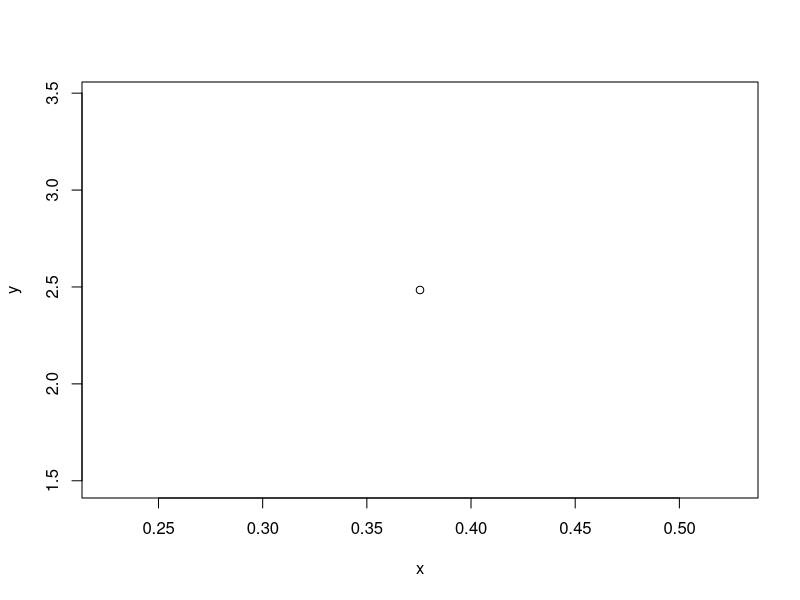
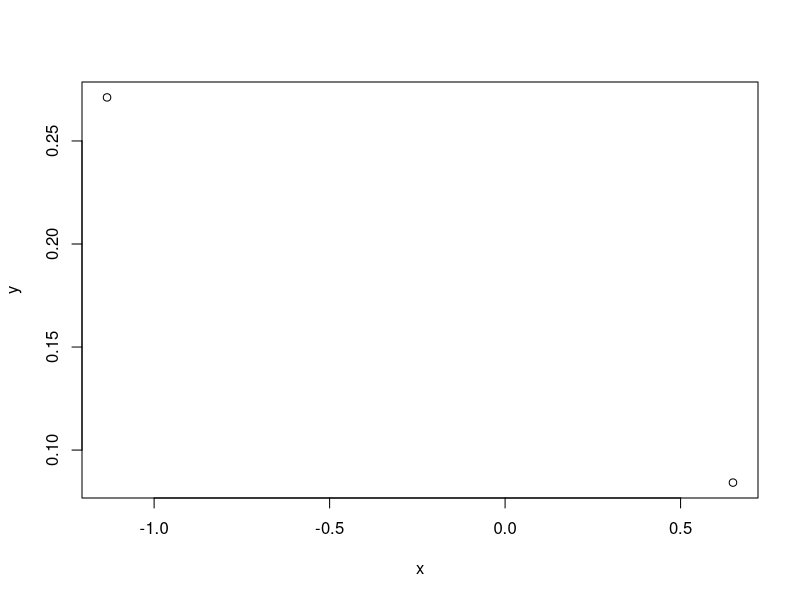
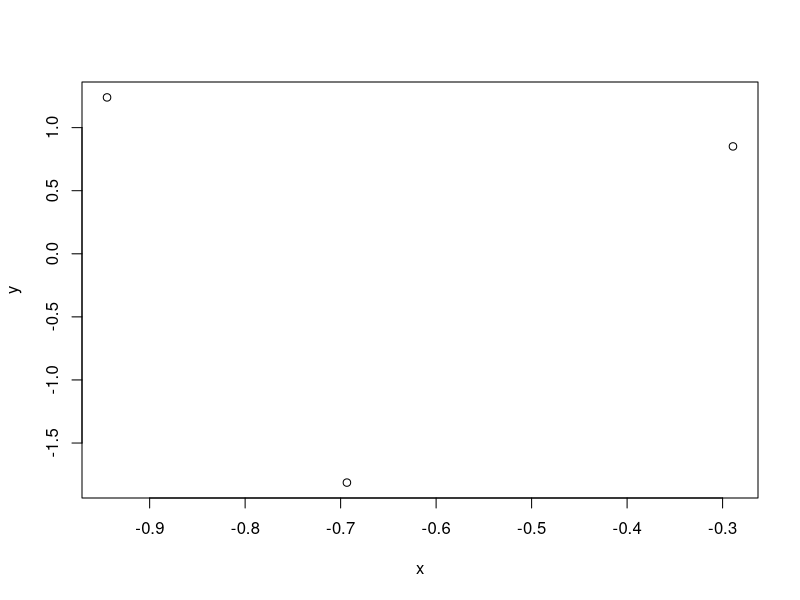
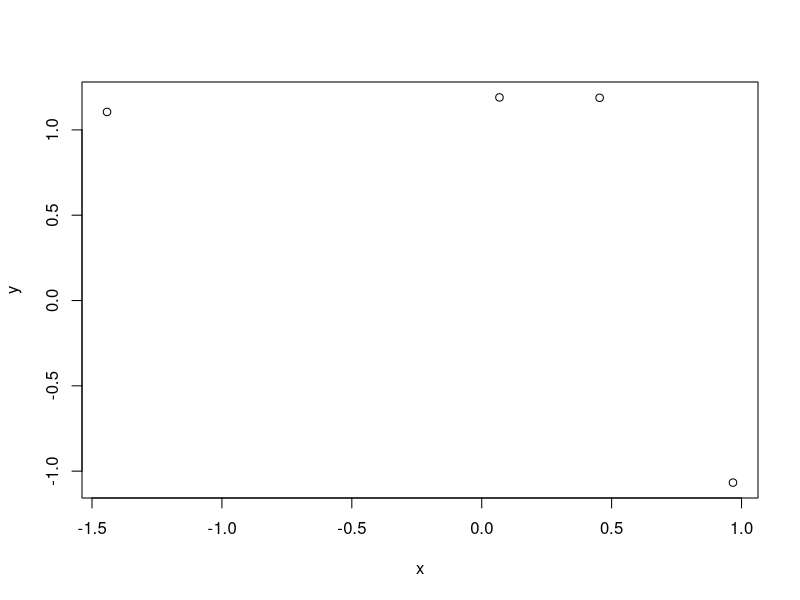
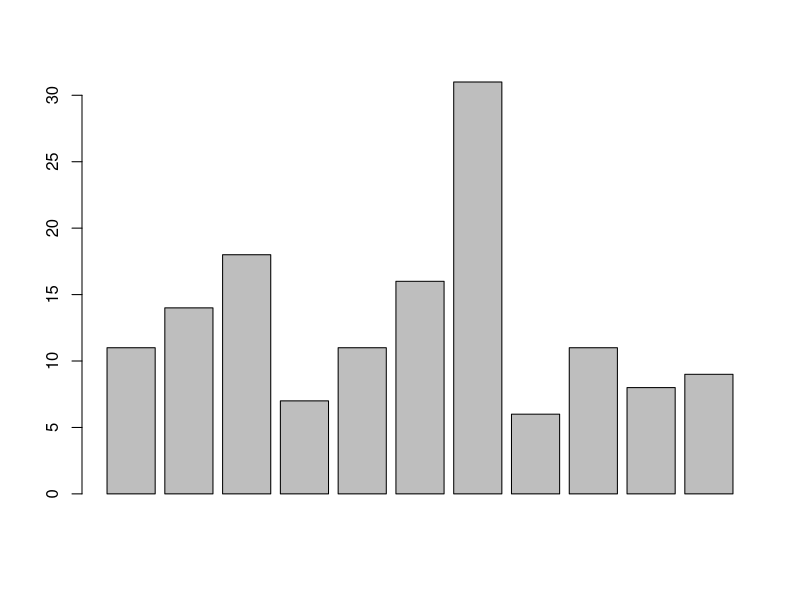
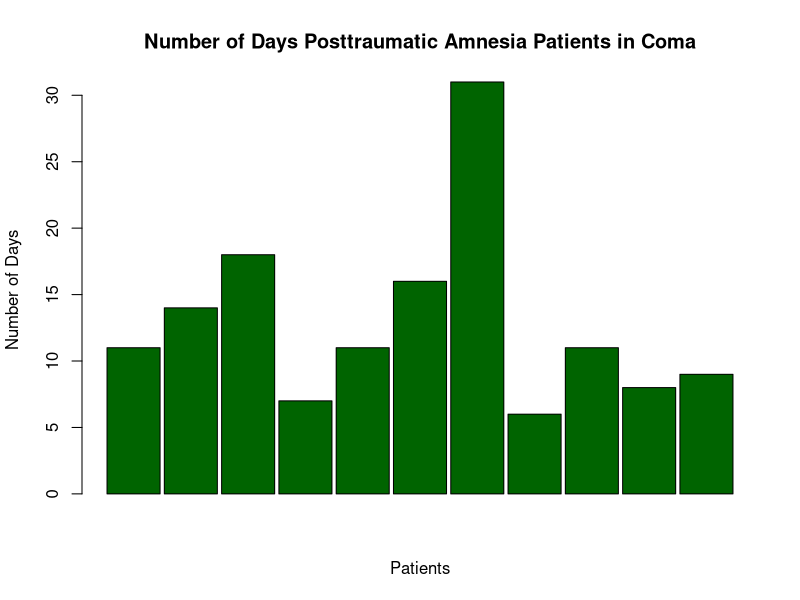
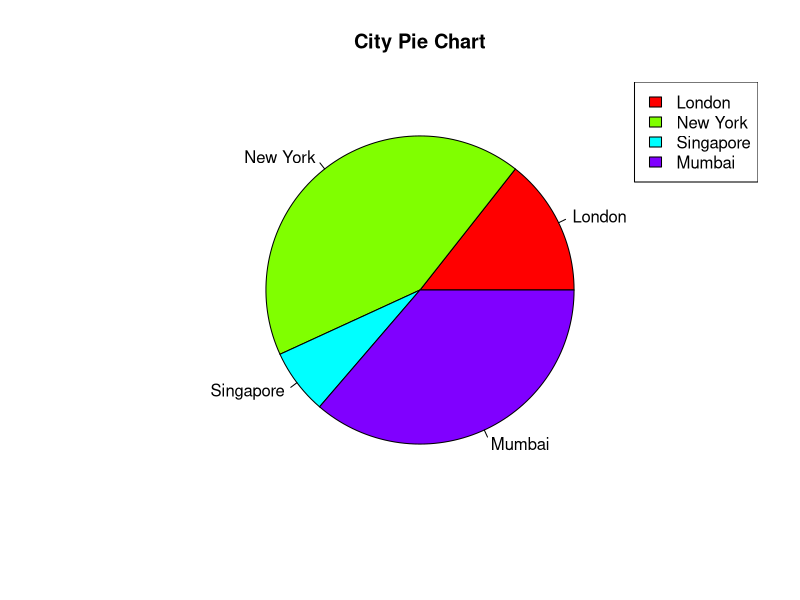
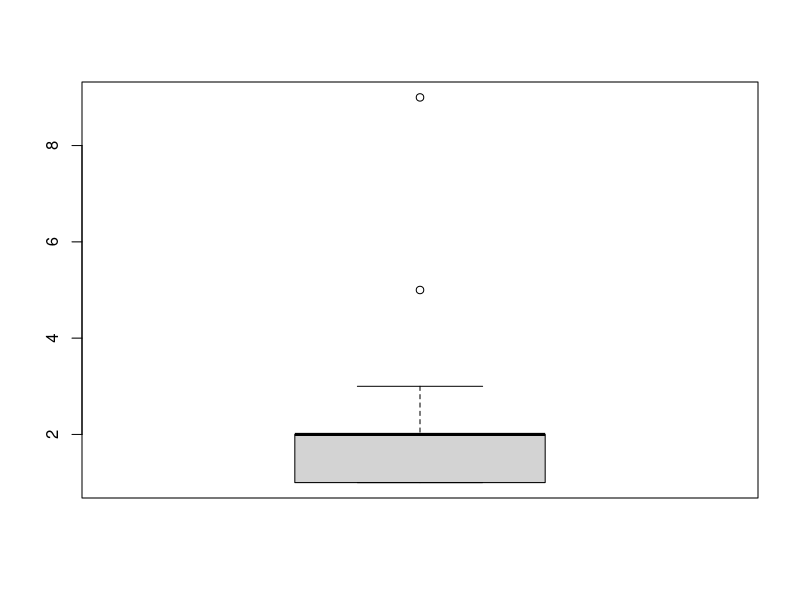

Write R code to recreate these figures, in order.
## Exercise (Week3_2)
## To restart R session => Ctrl + Shift + F10

## Specify path to save PDF to
destination = 'D:\\UniKL\\Sem2\\IGB20303-ProbabilityandStatsforIT\\Week3\\Ex2-CH1-2-GraphsAll.pdf'

## File name
pdf(file = destination)

## Save plots to PDF
for (i in 1:4) {
  x=rnorm(i)
  y=rnorm(i)
  plot(x, y)
}

#####

#Q1
comaDays=c(11, 14, 18, 7, 11, 16, 31, 6, 11, 8, 9)

# #construct a table                                              // [CTRL + SHIFT + C] = to comment out
# table(comaDays)                                                 // don't need to construct a table!!

#draw bar chart/barplot
barplot(comaDays)

#design the bar chart
barplot(comaDays, main = "Number of Days Posttraumatic Amnesia Patients in Coma",
        ylab = "Number of Days", xlab = "Patients",
        col = "dark green",
        space = 0.08)

#####


#Q2
slices = c(21, 62, 10, 53)
lbls = c("London", "New York", "Singapore", "Mumbai")               #can also be: labels = c("London", "New York",.)
#draw a pie chart + design
pie(slices, labels = lbls, main = "City Pie Chart",
    col=rainbow(length(lbls)))
#add legend
legend("topright", c(lbls), fill = rainbow(length(lbls)))           #cex => to adjust the size of the legend, eg. "cex = 0.4"


#####


#Q3
statsStudents1=c(59, 60, 61, 62, 62, 63, 63, 64, 64, 64, 65,65, 65, 65, 65, 
                 65, 65, 65, 65, 66, 66, 67, 67, 68, 68, 69, 70, 70, 70, 70,
                 70, 71, 71, 72,72, 73, 74, 74, 75, 77)
#construct a table
table(statsStudents1)
#draw a box plot
boxplot(table(statsStudents1))
#change colour of box to blue
boxplot(statsStudents1, ylab = "Height", xlab = "Students",
        main = "Height vs Number of students", col = "light blue")


#####


#Q4
statsStudents2=c(59, 60, 61, 62, 62, 63, 63, 64, 64, 64, 65,65, 65, 65, 65, 
                 65, 65, 65, 65, 66, 66, 67, 67, 68, 68, 69, 70, 70, 70, 70,
                 70, 71, 71, 72,72, 73, 74, 74, 75, 77)
#construct a table
table(statsStudents2)
#draw a scatter plot
plot(statsStudents2)
#design the scatter plot
plot(statsStudents2, ylab = "Marks", xlab = "Students",
     pch = 8, cex = 1.5, col = c("blue", "green"),
     main = "Marks vs Students")

#Notes on scatter plot design
## pch : point shapes/plot symbols
## col : color (code or name) to use for the points
## bg : the background (or fill) color for the open plot symbols. It can be used only when pch = 21:25.
## cex : the size of pch symbols
## lwd : the line width for the plotting symbols


## Turn off PDF plotting and save the file
dev.off()
